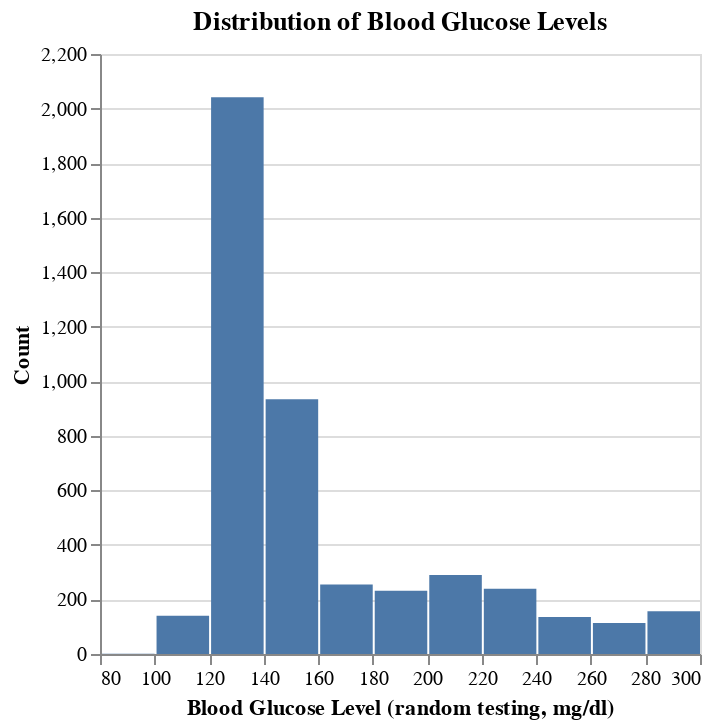

Notebook cell for this chart:
### Code cell
chart_glucose = alt.Chart(concatenated_concise, title="Distribution of Blood Glucose Levels").mark_bar().encode(
    x = alt.X("blood_glucose_level", bin=alt.Bin(maxbins = 20), title = "Blood Glucose Level (random testing, mg/dl)"),
              #, scale=alt.Scale(domain=[10, 60])
             #).title("Blood Glucose Level (random testing, mg/dl)"),
    y = alt.Y("count()", title = "Count")
)

chart_glucose

### Figure 1 — Vega-Lite specification as saved in the notebook (floating-point values rounded to 4 significant figures; data arrays with more than 128 entries replaced by an {"elided": "..."} marker saying what was removed)
{"config": {"view": {"continuousWidth": 300, "continuousHeight": 300}}, "data": {"name": "data-ba91807aabed8503c9123d5c4e6bda91"}, "mark": {"type": "bar"}, "encoding": {"x": {"bin": {"maxbins": 20}, "field": "blood_glucose_level", "title": "Blood Glucose Level (random testing, mg/dl)", "type": "quantitative"}, "y": {"aggregate": "count", "title": "Count", "type": "quantitative"}}, "title": "Distribution of Blood Glucose Levels", "$schema": "https://vega.github.io/schema/vega-lite/v5.15.1.json", "datasets": {"data-ba91807aabed8503c9123d5c4e6bda91": {"elided": "4539 records"}}}
